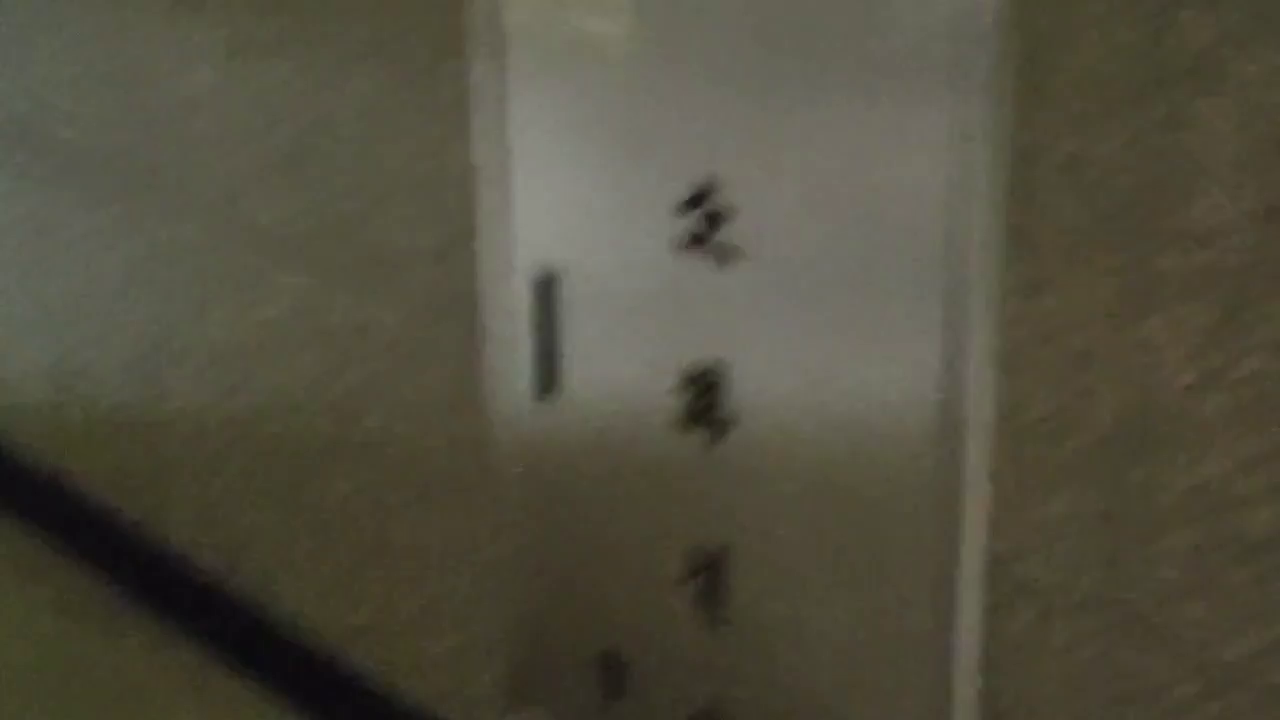
#> input picture frame 11 of image stitching/route video.mp4, 1280 x 720 px
$ python 'route drawing.py'
#> lines starting #> are read from the running program, lines starting #| are printed output that depends on the picture; pictures that were not available may be replaced by others from this repository, and a replacement may not be noted
### image stitching/start_point.py
import cv2 as cv
def start_point(video_route):
    # 비디오 파일 열기
    cap = cv.VideoCapture(video_route)

    # 비디오가 성공적으로 열렸는지 확인
    if not cap.isOpened():
        print("에러: 비디오를 열 수 없습니다.")
        return

    # 첫 프레임 읽어오기
    ret, frame = cap.read()
#> frame is the input picture: shape (720, 1280, 3); mean B, G, R 63.2, 78.8, 82.2

    # 첫 프레임이 정상적으로 읽혔는지 확인
    if not ret:
        print("에러: 첫 프레임을 읽을 수 없습니다.")
        return

    # 첫 프레임을 PNG로 저장
    image_name = f'start_point.png'
    cv.imwrite(image_name, frame)
    # 비디오 캡처 객체 해제
    cap.release()

    print(f"첫 프레임이 저장 완료")

### image stitching/route drawing.py
import cv2
import numpy as np
from start_point import start_point

def draw_arrow(img, p1, p2):
    # Draw an arrow on the image from point p1 to point p2
    cv2.arrowedLine(img, tuple(p1), tuple(p2), (0, 0, 255), 2)


def main():
    # 베이스 이미지 로드
    base_image = cv2.imread('base_image.png')
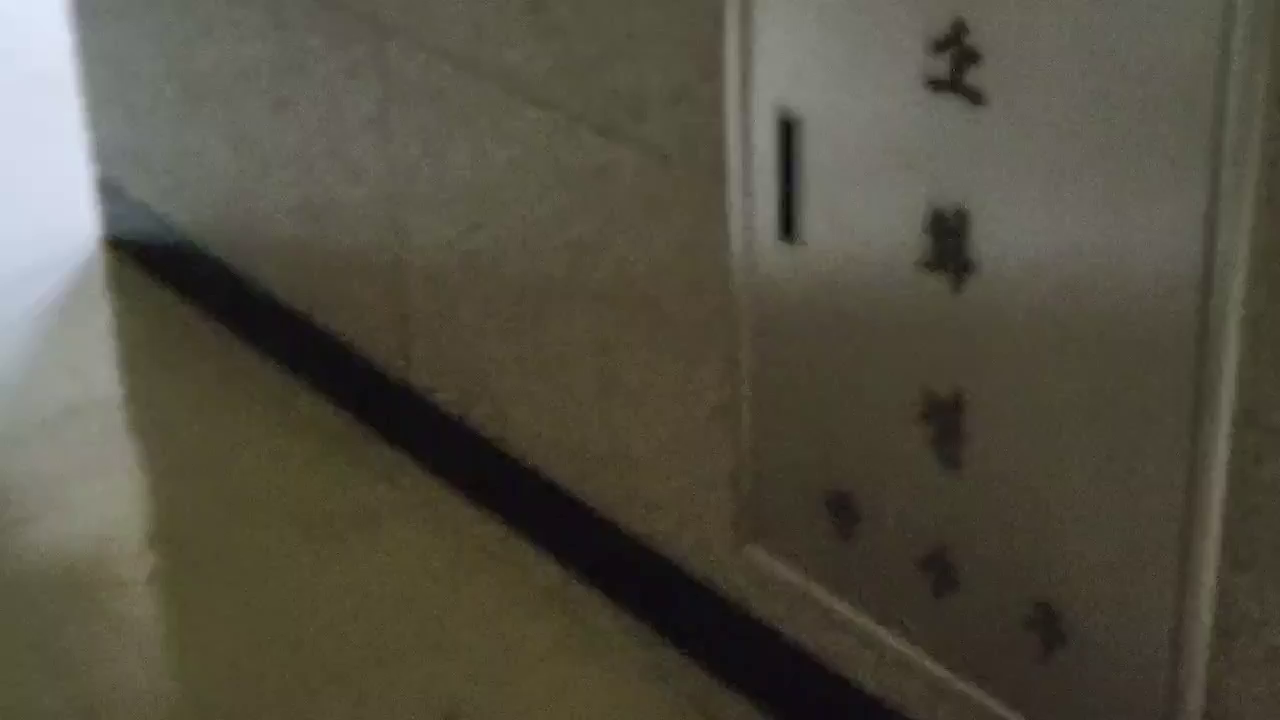
#> input picture image stitching/start_point.png, 1280 x 720 px, given in place of base_image.png, which was not available
#> base_image is the input picture: shape (720, 1280, 3); mean B, G, R 66, 79.4, 83.5

    # 루트 이미지 로드
    route_image = cv2.imread('route_image.png')

    # 시작점 이미지 로드
    start_point_image = cv2.imread('start_point.png')

    # 이미지 1과 이미지 2 간의 특징점 매칭
    orb = cv2.ORB_create()
    kp1, des1 = orb.detectAndCompute(base_image, None)
#> kp1 = 39 keypoints; strongest (x, y, size): (785, 122, 111.1), (788, 236, 111.1), (115, 244, 111.1), (788, 233, 92.6)
    kp2, des2 = orb.detectAndCompute(route_image, None)
#> kp2 has the same summary as kp1

    bf = cv2.BFMatcher(cv2.NORM_HAMMING, crossCheck=True)
    matches = bf.match(des1, des2)
#> matches = 39 matches

    matches = sorted(matches, key=lambda x: x.distance)

    # 이미지 1과 이미지 3 간의 특징점 매칭
    kp1, des1 = orb.detectAndCompute(base_image, None)
    kp3, des3 = orb.detectAndCompute(start_point_image, None)
#> kp3 = 20 keypoints; strongest (x, y, size): (688, 204, 111.1), (690, 203, 92.6), (692, 215, 111.1), (709, 215, 111.1)

    bf = cv2.BFMatcher(cv2.NORM_HAMMING, crossCheck=True)
    matches = bf.match(des1, des3)
#> matches = 4 matches

    matches = sorted(matches, key=lambda x: x.distance)

    # 특징점 중심 좌표 계산
    center1 = np.array([sum([kp.pt[0] for kp in kp1]) / len(kp1),
                        sum([kp.pt[1] for kp in kp1]) / len(kp1)])
#> center1 = [812.7, 185.6]

    center2 = np.array([sum([kp.pt[0] for kp in kp2]) / len(kp2),
                        sum([kp.pt[1] for kp in kp2]) / len(kp2)])
#> center2 = [812.7, 185.6]

    center3 = np.array([sum([kp.pt[0] for kp in kp3]) / len(kp3),
                        sum([kp.pt[1] for kp in kp3]) / len(kp3)])
#> center3 = [682.5, 225.2]

    # 이동 전후 정사각형 중심 및 이동 벡터 계산
    square_size = 100  # 정사각형의 크기

    while True:
        # 정사각형 그리기
        square = np.array([[center1[0] - square_size / 2, center1[1] - square_size / 2],
                           [center1[0] + square_size / 2, center1[1] - square_size / 2],
                           [center1[0] + square_size / 2, center1[1] + square_size / 2],
                           [center1[0] - square_size / 2, center1[1] + square_size / 2]])
#> square = [[762.7, 135.6], [862.7, 135.6], [862.7, 235.6], [762.7, 235.6]]

        # 이미지 1에 화살표 그리기
        route_image = base_image.copy()
        draw_arrow(route_image, center1, center1 + (center3 - center2))

        # 이미지 표시
        cv2.imshow('Image 1 with Arrow', route_image)

        # 키 이벤트 처리
        key = cv2.waitKey(0)
#> (key Esc is pressed here)

        # ESC 키를 누르면 종료
        if key == 27:
            break

        # 화살표에 따라 정사각형 이동
        if key == ord('w'):
            center1[1] -= 5
        elif key == ord('a'):
            center1[0] -= 5
        elif key == ord('s'):
            center1[1] += 5
        elif key == ord('d'):
            center1[0] += 5

    cv2.destroyAllWindows()


if __name__ == "__main__":
    start_point(r'C:\Users\jangj\PycharmProjects\pythonProject1\image stitching\route video.mp4')
    main()

$ run again, starting later in the video
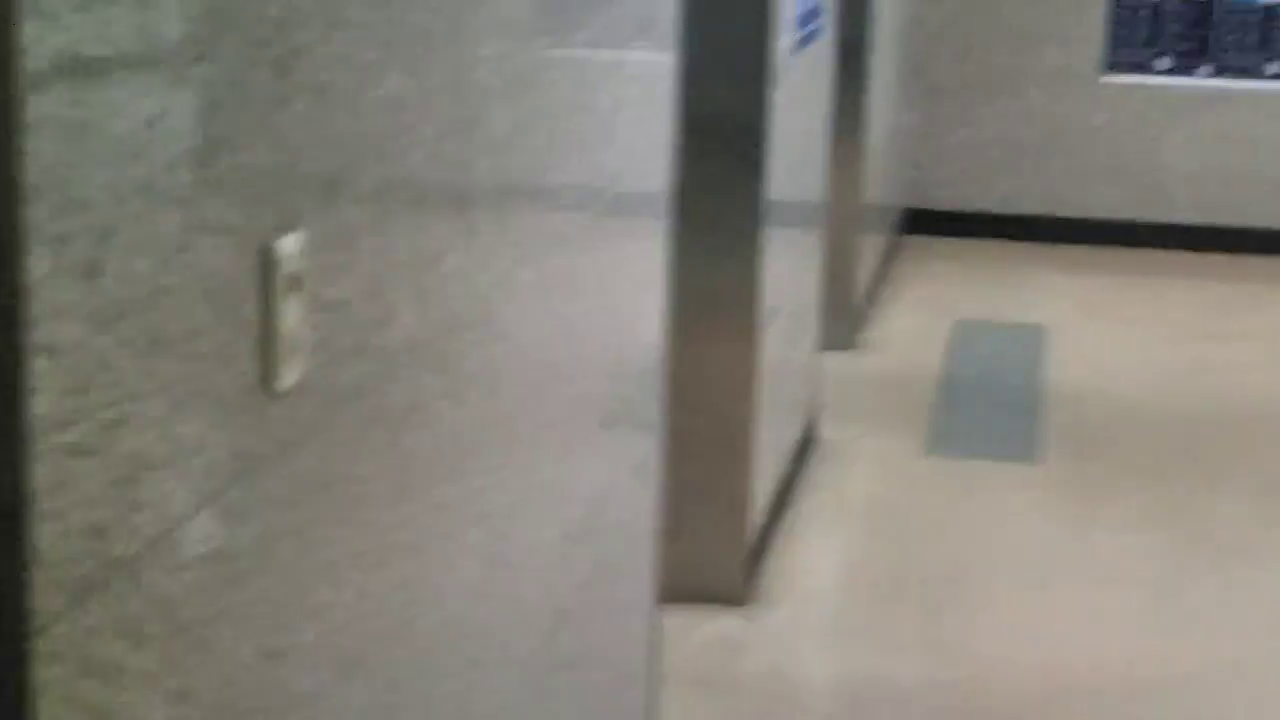
#> input picture frame 51 of image stitching/route video.mp4, 1280 x 720 px
#> in start_point, frame is the input picture: shape (720, 1280, 3); mean B, G, R 119.7, 127.9, 131.3
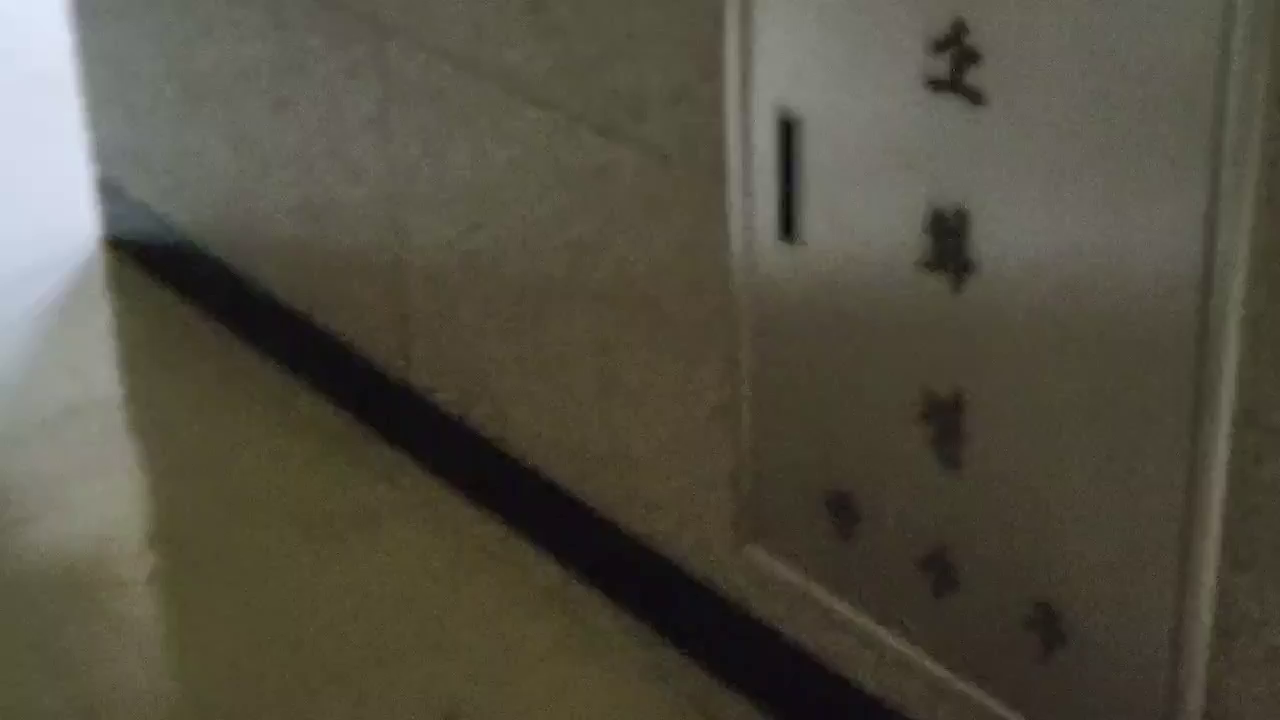
#> input picture image stitching/start_point.png, 1280 x 720 px, given in place of base_image.png, which was not available
#> in main, base_image is the input picture: shape (720, 1280, 3); mean B, G, R 66, 79.4, 83.5
#> kp1 = 39 keypoints; strongest (x, y, size): (785, 122, 111.1), (788, 236, 111.1), (115, 244, 111.1), (788, 233, 92.6)
#> kp2 has the same summary as kp1
#> in main, `matches = bf.match(des1, des2)`: matches = 39 matches
#> kp3 = 57 keypoints; strongest (x, y, size): (1217, 73, 53.6), (1209, 75, 64.3), (1170, 69, 53.6), (279, 244, 111.1)
#> in main, `matches = bf.match(des1, des3)`: matches = 9 matches
#> center1 = [812.7, 185.6]
#> center3 = [981.2, 144.4]
#> square = [[762.7, 135.6], [862.7, 135.6], [862.7, 235.6], [762.7, 235.6]]

$ run again, starting later in the video
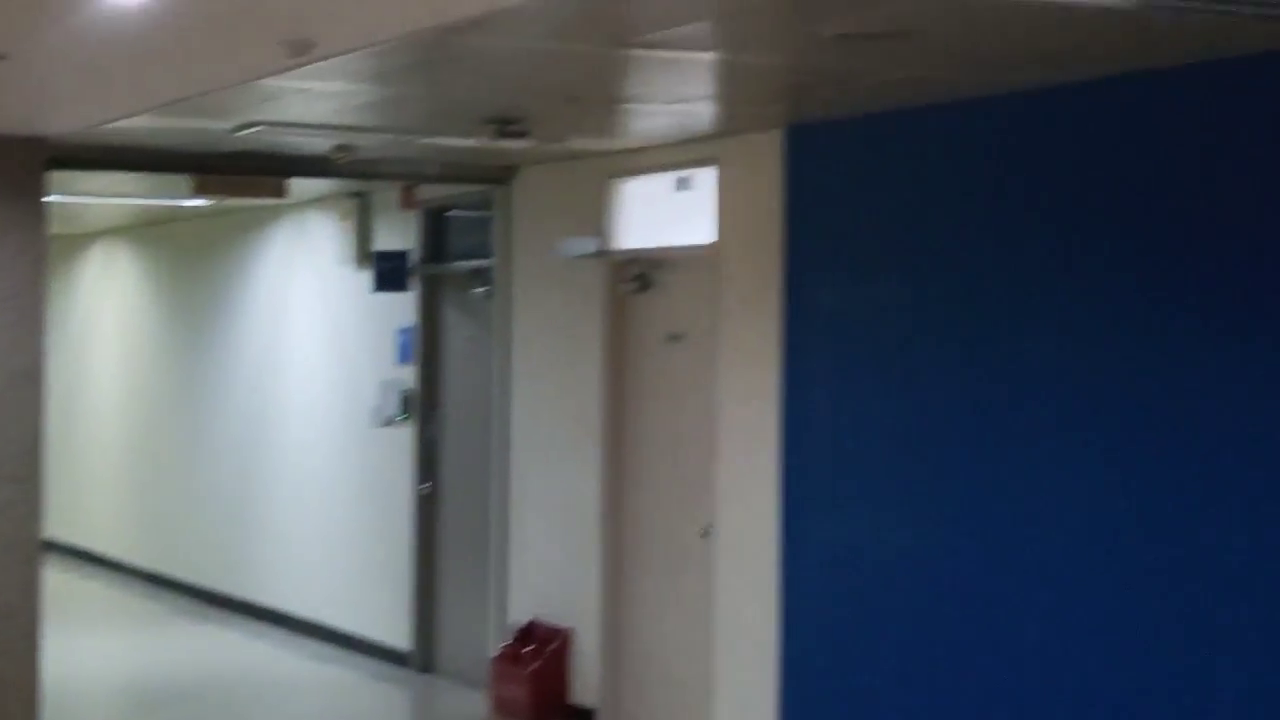
#> input picture frame 92 of image stitching/route video.mp4, 1280 x 720 px
#> in start_point, frame is the input picture: shape (720, 1280, 3); mean B, G, R 95.9, 87, 79.7
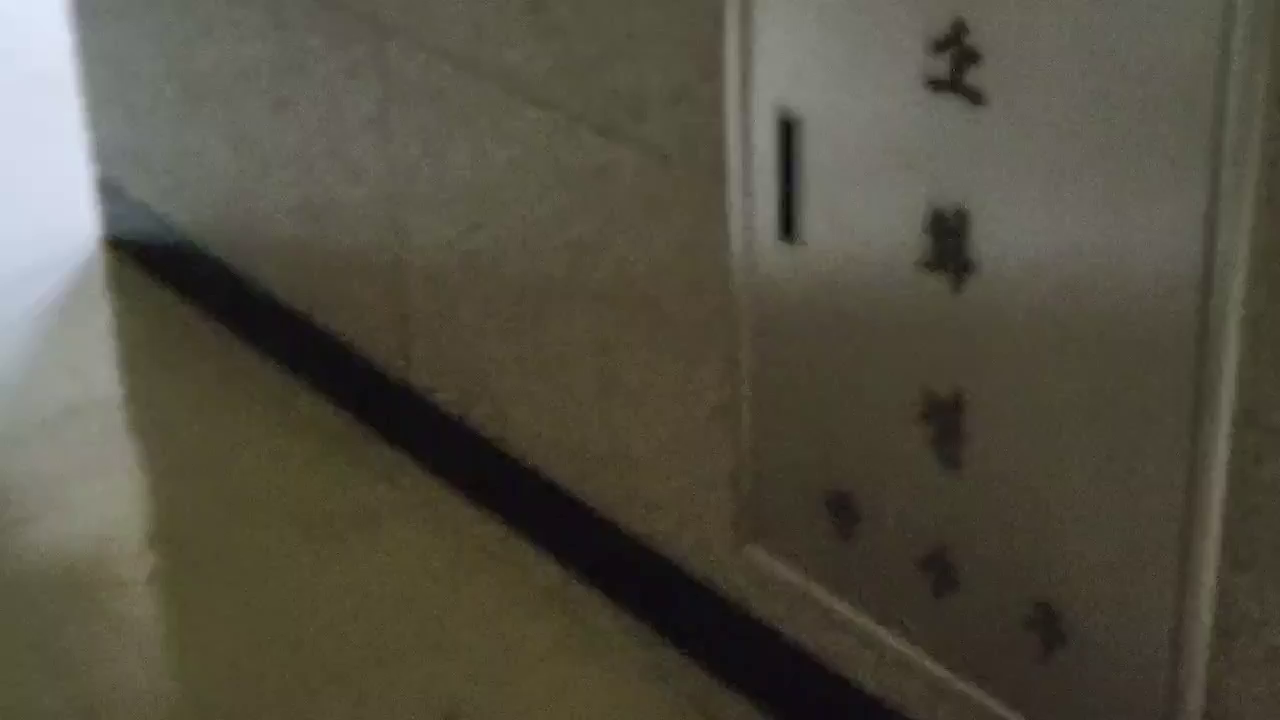
#> input picture image stitching/start_point.png, 1280 x 720 px, given in place of base_image.png, which was not available
#> in main, base_image is the input picture: shape (720, 1280, 3); mean B, G, R 66, 79.4, 83.5
#> kp1 = 39 keypoints; strongest (x, y, size): (785, 122, 111.1), (788, 236, 111.1), (115, 244, 111.1), (788, 233, 92.6)
#> kp2 has the same summary as kp1
#> in main, `matches = bf.match(des1, des2)`: matches = 39 matches
#> kp3 = 319 keypoints; strongest (x, y, size): (42, 199, 31), (376, 287, 111.1), (376, 286, 77.1), (709, 236, 111.1)
#> in main, `matches = bf.match(des1, des3)`: matches = 17 matches
#> center1 = [812.7, 185.6]
#> center3 = [434.3, 316.7]
#> square = [[762.7, 135.6], [862.7, 135.6], [862.7, 235.6], [762.7, 235.6]]
